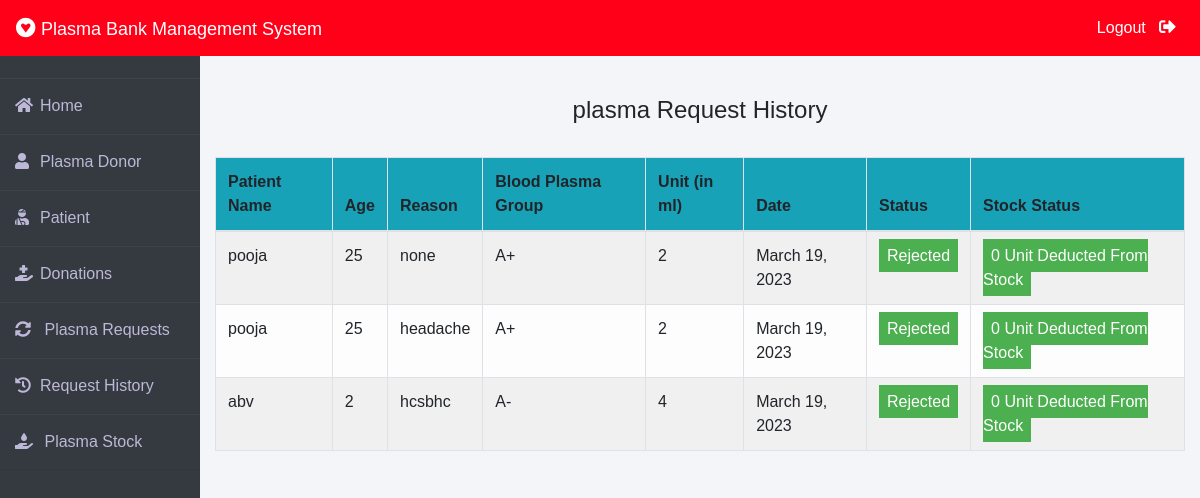
The page /admin-request-history (signed in) on the database its author committed.
### blood/models.py (models this page shows, shortened)
class BloodRequest(models.Model):
    request_by_patient=models.ForeignKey(pmodels.Patient,null=True,on_delete=models.CASCADE)
    request_by_donor=models.ForeignKey(dmodels.Donor,null=True,on_delete=models.CASCADE)
    patient_name=models.CharField(max_length=30)
    patient_age=models.PositiveIntegerField()
    reason=models.CharField(max_length=500)
    bloodgroup=models.CharField(max_length=10)
    unit=models.PositiveIntegerField(default=0)
    status=models.CharField(max_length=20,default="Pending")
    date=models.DateField(auto_now=True)

### blood/views.py (the view)
# urls.py: path('admin-request-history', views.admin_request_history_view,name='admin-request-history'),
@login_required(login_url='adminlogin')
def admin_request_history_view(request):
    requests=models.BloodRequest.objects.all().exclude(status='Pending')
    return render(request,'blood/admin_request_history.html',{'requests':requests})

### templates/blood/admin_request_history.html (shortened to what this page needs)
{% extends 'blood/adminbase.html' %}
{% block content %}
{% load widget_tweaks %}
{%load static%}
<head>
</head>
<br><br>
<div class="container">
    <H4 class="text-center">plasma Request History</H4><br>
    <table class="table table-light table-hover table-bordered table-striped">
        <thead class="bg-info">
            <tr>
                <th scope="col">Patient Name</th>
                <th scope="col">Age</th>
                <th scope="col">Reason</th>
                <th scope="col">Blood Plasma Group</th>
                <th scope="col">Unit (in ml)</th>
                <th scope="col">Date</th>
                <th scope="col">Status</th>
                <th scope="col">Stock Status</th>
            </tr>
        </thead>
        <tbody>
            {% for t in requests %}
            <tr>
                <td> {{t.patient_name}}</td>
                <td>{{t.patient_age}}</td>
                <td>{{t.reason}}</td>
                <td>{{t.bloodgroup}}</td>
                <td>{{t.unit}}</td>
                <td>{{t.date}}</td>
                {% if t.status == 'Approved' %}
                <td><span class="label warning"> Approved</span></td>
                <td><span class="label warning"> {{t.unit}} Unit Deducted From Stock</span></td>
                {% else %}
                <td><span class="label success">Rejected</span></td>
                <td><span class="label success"> 0 Unit Deducted From Stock</span></td>
                {% endif %}
            </tr>
            {% endfor %}
        </tbody>
    </table>
</div>
{% endblock content %}

### templates/blood/adminbase.html (style rules this page uses)
* { margin: 0; padding: 0; box-sizing: border-box; list-style: none; text-decoration: none; font-family: 'Josefin Sans', sans-serif; }
body { background-color: #f3f5f9; }

### templates/blood/admin_request_history.html (style rules this page uses)
.label { color: white; padding: 8px; }
.success { background-color: #4CAF50; }

### rows shown on the page
BloodRequest: patient_name "pooja", patient_age "25", reason "none", bloodgroup "A+", unit "2", date "March 19, 2023", status "Rejected"
BloodRequest: patient_name "pooja", patient_age "25", reason "headache", bloodgroup "A+", unit "2", date "March 19, 2023", status "Rejected"
BloodRequest: patient_name "abv", patient_age "2", reason "hcsbhc", bloodgroup "A-", unit "4", date "March 19, 2023", status "Rejected"
